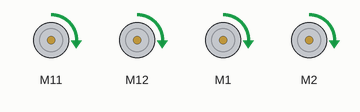
Bench run of a sketch on a simulated Arduino Uno, built with avr-gcc and run on an emulated ATmega328P. Parts: 4 × DC motor (green arrow = forward, orange = backward, longer = faster).

Above: at 1.0 s.
At 3.1 s:
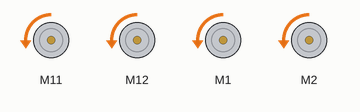
At 5.1 s:
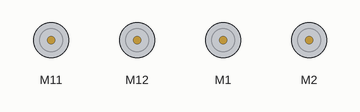
Timing chart, 0 to 7.9 s (numbered marks = the images above):
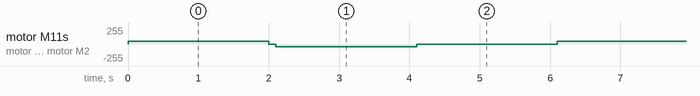

The sketch:

TestDCMotorDriver_test.ino
```cpp
// (licence header left out)
#include <Makeblock.h>
#include <Arduino.h>
#include <SoftwareSerial.h>
#include <Wire.h>

MeDCMotor motor1(PORT_1);
MeDCMotor motor2(PORT_2);
MeDCMotor motor3(M1);
MeDCMotor motor4(M2);

uint8_t motorSpeed = 300;
//MeUltrasonicSensor ultraSensor(PORT_3);

void setup()
{

}

void loop()
{
	motor1.run(motorSpeed); // value: between -255 and 255.
	motor2.run(motorSpeed); // value: between -255 and 255.
    motor3.run(motorSpeed);
	motor4.run(motorSpeed);
	delay(2000);
    motor1.stop();
	motor2.stop();
    motor3.stop();
	motor4.stop();
	delay(100);
	motor1.run(-motorSpeed);
	motor2.run(-motorSpeed);
    motor3.run(-motorSpeed);
    motor4.run(-motorSpeed);
	delay(2000);
	motor1.stop();
	motor2.stop();
    motor3.stop();
	motor4.stop();
	delay(2000);
}
```

Measured:
- by itself, motor M11, motor M12, motor M1, motor M2: repeats every 6.1 s: stopped 0.10 s, backward 44/255 2.0 s, stopped 2.0 s, forward 44/255 2.0 s
